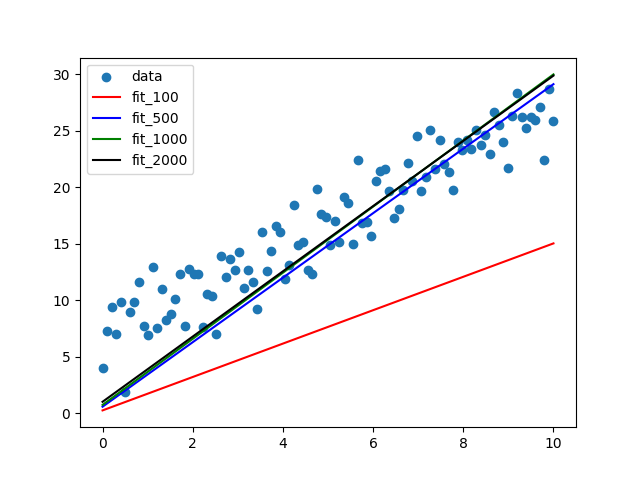

Here is the Python script that generated this plot:
import pandas as pd
import random 
import matplotlib.pyplot as plt
random.seed(42)
from logru import logging

import numpy as np

X = np.linspace(0,10,100)
y = X * 2.14 + 6 + np.random.randn(100) * 2

plt.scatter(x=X,y=y,label='data')

def fit(X,y,num_iter = 100,lr = 1e-4):
    w,b = 0.01,0.01
    n = len(X)
    for i in range(num_iter):
        loss = sum((y - (w * X + b))^2) / float(n)
        tmp = sum((y - (w * X + b))*X )
        tmp2 = sum(y - (w * X + b) )

        w = w - lr * (tmp * (-2/float(n)) )
        b = b - lr * (tmp2 * (-2/float(n)))
        
        
    return w,b
for x,c in zip([100,500,1000,2000],['red','blue','green','black']):
    w,b = fit(X,y,x,1e-4)
    pred_y = w * X + b
    plt.plot(X,pred_y,color=c,label=f'fit_{x}')

plt.legend()
plt.savefig('./ML/线性回归/最小二乘法_梯度下降.png')
plt.show()